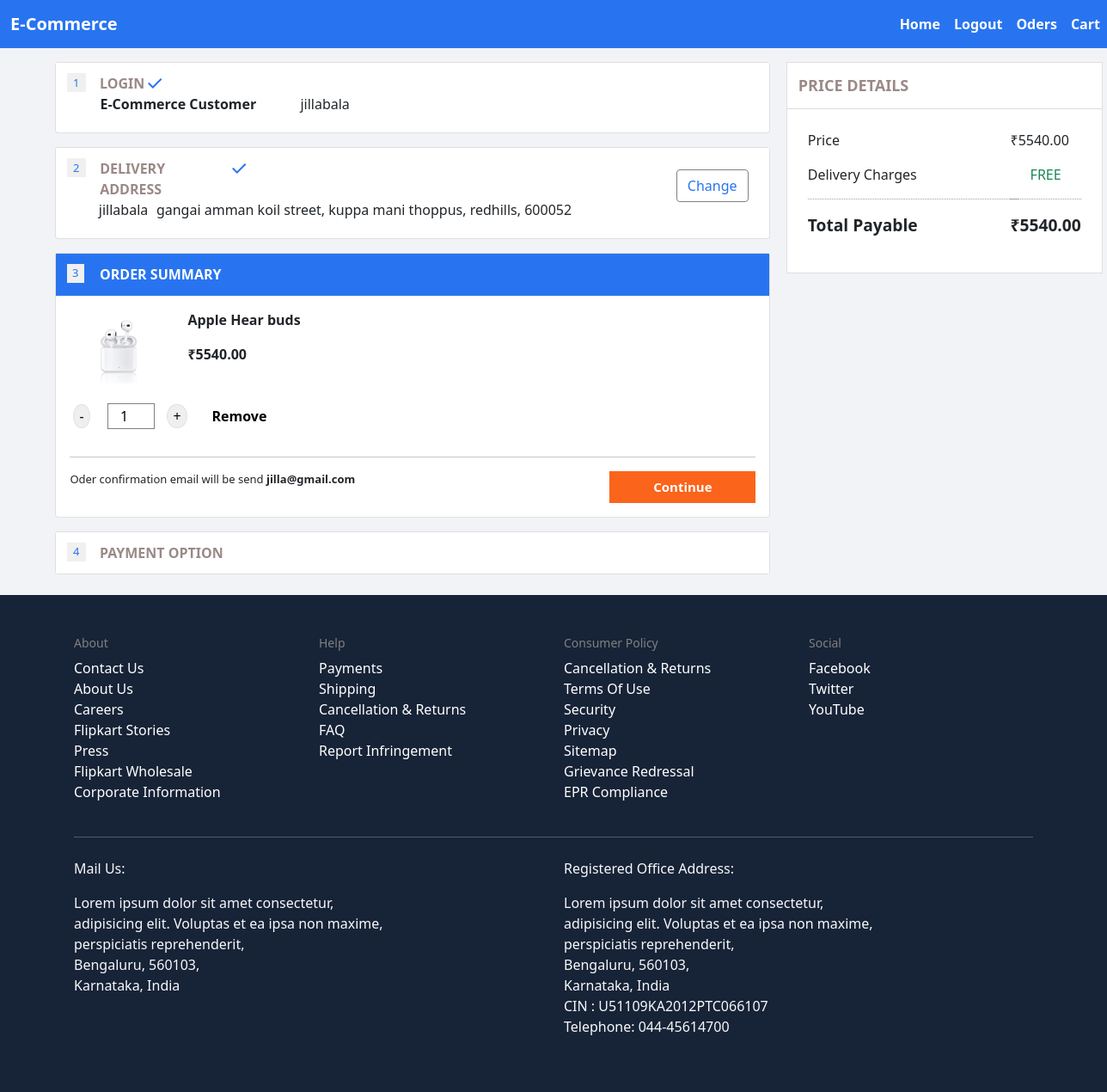
/product_details/11/11 (signed in), run on the app's committed database.
### project/models.py (models this page shows, shortened)
class CustomUser(AbstractUser):
    email = models.EmailField(unique=True)
    address = models.TextField(null=True)
    username = models.CharField(max_length=150, unique=False)
    USERNAME_FIELD = 'email'
    REQUIRED_FIELDS = ['username']

class Product(models.Model):
    CATEGORY_CHOICES = [
        ('electronics', 'Electronics'),
        ('clothing', 'Clothing'),
        ('books', 'Books'),
        ('home', 'Home and Kitchen'),
        ('mobiles', 'Mobiles'),
    ]
    name = models.CharField(max_length=255)
    description = models.TextField(null=True)
    price = models.DecimalField(max_digits=10, decimal_places=2)
    image = models.ImageField(upload_to='products/')
    category = models.CharField(max_length=100, choices=CATEGORY_CHOICES)

### project/views.py (the view)
# urls.py: path('product_details/<int:product_id>/<int:order>', views.product_order, name='product_details'),
def product_order(request, product_id, order):
    product = Product.objects.get(id = product_id)
    if order == 1:
        print('hello-------------------------------')
        user = request.user
        order = Order.objects.create(user=user, order_status = 'pending', total_amount = product.price)
        OrderItem.objects.create(order= order, product = product, quantity = 1)
        return JsonResponse({ 'message': 'success'})
    return render(request, 'order.html', {'product': product})

### project/templates/order.html (shortened to what this page needs)
{% extends 'base.html' %}
{% load static %}
{% block content %}
<div class="full-container d-flex" style="margin-left: 5%;">
    <div class="first-col">
    <div class="card mt-3" style="width: 52rem;">
        {% if user.is_authenticated %}
            <div class="card-title" style="background-color: rgb(255, 255, 255);">
                <div class="" style="margin: 1.5%;">
                    <div class="d-flex">
                        <span class="text-center align-content-center" style="background-color: white; width: 22px; height: 22px; font-size: 13px; color: rgb(40,116,240); background-color: rgb(240,240,240);
                    margin-right: 2%;">1</span>
                        <p style="color: rgb(154,137,135); font-weight: 700; margin-bottom: 0;">LOGIN</p>
                        <span class="material-symbols-outlined" style="color: rgb(40,116,240);">check</span>
                    </div>
                <b style="margin: 4.8%;">E-Commerce Customer</b>&nbsp;&nbsp; {{user.username}}
                </div>
            </div>
        {% endif %}
    </div>
    {% if not user.is_authenticated %}
    <div class="card mt-3" style="width: 52rem;">
        <div class="card-title" style="background-color: rgb(255, 255, 255);">
            <div class="d-flex">
                <span id="2" class="text-center align-content-center" style="width: 22px; height: 22px; font-size: 13px; color: rgb(40,116,240); background-color: rgb(240,240,240);
                    margin-right: 2%;">2</span>
                <p style="color: rgb(154,137,135); margin: 1.5%; font-weight: 700;">DELIVERY ADDRESS</p>
            </div>
        </div>
    </div>
    {% elif user.is_authenticated  %}
    <div class="card mt-3" style="width: 52rem;">
        <div id="card2" class="card-title d-flex justify-content-between" style="background-color: rgb(255, 255, 255);">
            <div style="margin: 1.5%;">
                <div class="d-flex">
                    <span id="2" class="text-center align-content-center" style="width: 22px; height: 22px; font-size: 13px; color: rgb(40,116,240); background-color: rgb(240,240,240);
                        margin-right: 3%;">2</span>
                    <p id="delivery" style="color: rgb(154,137,135); font-weight: 700; margin-bottom: 0; width: 150px;">DELIVERY ADDRESS</p>
                    <span id="address_check" class="material-symbols-outlined" style="color: rgb(40,116,240);">check</span>
                </div>
                <span id="address" style="margin: 6.8%; white-space: nowrap; "><b style='font-weight: 500; margin-right: 1%; '>{{user.username}}</b> {{user.address}}</span>
            </div>
            <div class="address_change" style="padding: 3%;">
                <button onclick="change_address()" class="btn" style="background-color: white; border: 0.1px solid gray; font-weight: 500; color: rgb(40,116,240);">Change</button>
            </div>
        </div>
    </div>
    {% endif %}
    <div class="card mt-3" style="width: 52rem;">
        <div id="card3" class="card-title d-flex justify-content-between" style="background-color: rgb(40,116,240); margin-bottom: 0;">
            <div style="margin: 1.5%;">
                <div class="d-flex">
                    <span id="3" class="text-center align-content-center" style="width: 22px; height: 22px; font-size: 13px; color: rgb(40,116,240); background-color: rgb(240,240,240);
                        margin-right: 9%;">3</span>
                    <p id="order" style="color: white; font-weight: 700; margin-bottom: 0; width: 180px;">ORDER SUMMARY</p>
                </div>
            </div>
        </div>
        <div class="card-body" id="body3" style="display: block;">
            <div class="row">
                <div class="col-2 d-flex flex-row">
                    <img src="{{product.image.url}}" class="mx-auto" alt="" style="max-width: 80px; height: 80px;">
                </div>
                <div class="col-8">
                    <div class="d-flex flex-column mx-auto">
                        <p style="font-weight: 700;">{{product.name}}</p>
                        <p style="font-weight: 600;">₹{{product.price}}</p>
                    </div>
                </div>
            </div>
            <div class="input-group w-auto align-items-center">
                <input type="button" value="-" class="button-minus border rounded-circle  icon-shape icon-sm mx-1 " data-field="quantity">
                <input style="    width: 55px;
                margin: 2% 2%; height: 30px; border: 1px solid gray !important;" type="number" step="1" max="10" value="1" name="quantity" class="quantity-field border-0 text-center">
                <input type="button" value="+" class="button-plus border rounded-circle icon-shape icon-sm " data-field="quantity">
                <a class="btn" style="margin-left: 2%; background: transparent; font-weight: 600; color: rgb(0, 0, 0);">Remove</a >
            </div>
            <hr>
            <div class="d-flex justify-content-between">
            <p style="margin-bottom: 0; font-size: 13px;">Oder confirmation email will be send <b>{{user.email}}</b></p>
            <div class="justify-content-end align-items-center">
            <button class="btn" onclick="product()" style="background-color: rgb(251,100,27); font-weight: 600; font-size: 15px; color: white; width: 170px; border-radius: 0;">Continue</button>
            </div>
            </div>
        </div>
    </div>
    <div class="card mt-3" style="width: 52rem;">
        <div class="card-title" id="card4" style=" margin-bottom: 0; background-color: rgb(255, 255, 255);">
            <div style="margin: 1.5%;">
                <div class="d-flex">
                    <span id="4" class="text-center align-content-center" style="width: 22px; height: 22px; font-size: 13px; color: rgb(40,116,240); background-color: rgb(240,240,240);
                                margin-right: 2%;">4</span>
                    <p id="payment" style="color: rgb(154,137,135); font-weight: 700; margin-bottom: 0;">PAYMENT OPTION</p>
                </div>
            </div>
        </div>
    </div>
</div>
    <div class="second-col">
        <div class="card mt-3" style="width: 23rem; margin-left: 5%; border-radius: 0;">
            <div class="card-title" style="margin-bottom: 0; border-bottom: 1px solid rgb(220, 220, 220);">
                <p style="padding: 13px; margin-bottom: 0; font-weight: 700; font-size: 18px; color: rgb(154,137,135);">PRICE DETAILS</p>
            </div>
            <div class="card-body p-4 d-flex justify-content-between">
                <div class="price-name">
                    <p style="font-weight: 500;">Price</p>
                    <p style="font-weight: 500;">Delivery Charges</p>
                    <p style="border-bottom: 1px dotted rgb(160, 160, 160); width: 192%;"></p>
                    <p style="font-weight: 700; font-size: larger;">Total Payable</p>
                </div>
                <div class="price">
                    <p style="font-weight: 500;">₹{{product.price}}</p>
                    <p class="text-success text-center" style="font-weight: 500;">FREE</p>
                    <p style="border-bottom: 1px dotted rgb(160, 160, 160);"></p>
                    <p style="font-weight: 700; font-size: larger;">₹{{product.price}}</p>
                </div>
            </div>
        </div>
    </div>
</div>
{% endblock content %}

### project/static/css/main.css (style rules this page uses)
.card img { width: 75%; height: 60%; margin: 6%; }
.box input[type='text'],input[type='number'] { height: 50px; border-radius: 10px; }

### project/templates/base.html (style rules this page uses)
body { background-color: rgb(241,243,246); }

### project/templates/log.html (style rules this page uses)
:root { --primary: #11998e; --secondary: #38ef7d; --white: #fff; --gray: #9b9b9b; }

### data on the page
CustomUser: username "jillabala", address "gangai amman koil street, kuppa mani thoppus, redhills, 600052", email "jilla@gmail.com"
Product: image (picture), name "Apple Hear buds", price "5540.00"
